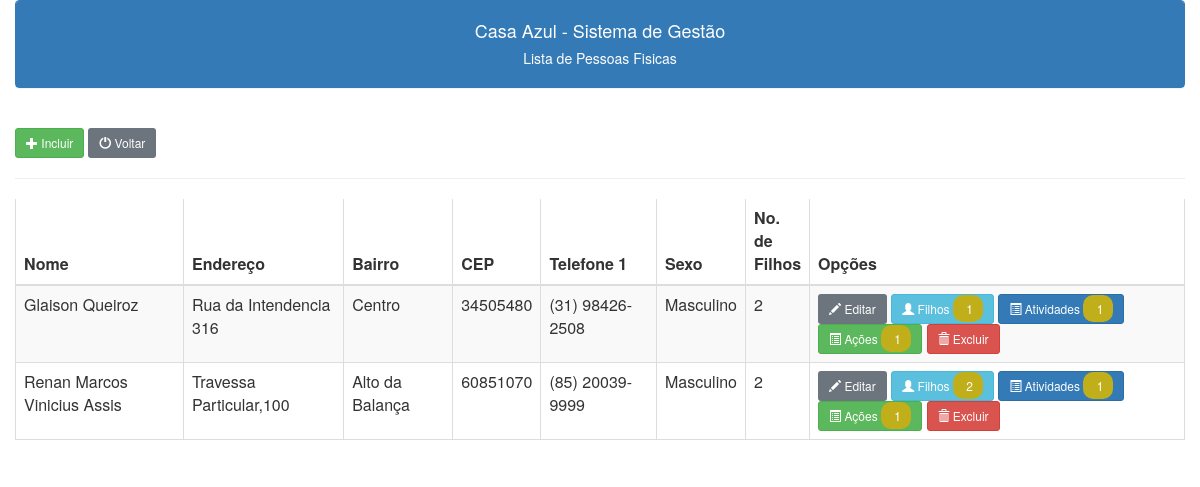
The app's page /pessoas/pessoas_lista.php with its own data.
### tables this page shows
CREATE TABLE IF NOT EXISTS `cadastro` (
  `id` int NOT NULL AUTO_INCREMENT,
  `nome` varchar(200) DEFAULT NULL,
  `datanasc` date DEFAULT NULL,
  `identidade` varchar(9) DEFAULT NULL,
  `cpf` varchar(11) DEFAULT NULL,
  `cep` varchar(12) DEFAULT NULL,
  `endereco` varchar(150) DEFAULT NULL,
  `bairro` varchar(120) DEFAULT NULL,
  `cidade` varchar(120) DEFAULT NULL,
  `nomepai` varchar(200) DEFAULT NULL,
  `nomemae` varchar(200) DEFAULT NULL,
  `fone1` varchar(20) DEFAULT NULL,
  `fone2` varchar(20) DEFAULT NULL,
  `fone3` varchar(20) DEFAULT NULL,
  `niss` varchar(11) DEFAULT NULL,
  `email` varchar(150) DEFAULT NULL,
  `data_cadastro` date DEFAULT NULL,
  `numerofilhos` int DEFAULT NULL,
  `sexo` char(1) DEFAULT NULL,
  `genero` char(1) DEFAULT NULL,
  `socio` char(1) DEFAULT NULL,
  `datasocio` date DEFAULT NULL,
  `observacao` blob,
  PRIMARY KEY (`id`)
);

### pessoas/pessoas_lista.php (the view, shortened to what this page needs)
<?php
include("../conexao.php");
include("../links.php");
$c_sql = "SELECT * FROM cadastro ORDER BY nome";
?>
<!DOCTYPE html>
<html lang="pt-BR">
<head>
</head>
<body>
    <div class="container-fluid">
        <div class="panel panel-primary class">
            <div class="panel-heading text-center">
                <h4>Casa Azul - Sistema de Gestão</h4>
                <h5>Lista de Pessoas Fisicas<h5>
            </div>
        </div>
        <br>
        <a class="btn btn-success btn-sm" href="/casaazul/pessoas/pessoas_novo.php"><span class="glyphicon glyphicon-plus"></span> Incluir</a>
        <a class="btn btn-secondary btn-sm" href="/casaazul/menu.php"><span class="glyphicon glyphicon-off"></span> Voltar</a>
        <hr>
        <div class="table-responsive">
            <table class="table table-bordered table-striped tabpessoas">
                <thead class="thead">
                    <tr>
                        <th>Nome</th>
                        <th>Endereço</th>
                        <th>Bairro</th>
                        <th>CEP</th>
                        <th>Telefone 1</th>
                        <th>Sexo</th>
                        <th style="width: 30px;">No. de Filhos</th>
                        <th>Opções</th>
                    </tr>
                </thead>
                <tbody>
                    <?php
                    $result = $conection->query($c_sql);
                    while ($c_linha = $result->fetch_assoc()) {
                        $c_sql_filhos = "SELECT COUNT(*) AS qtd_filhos FROM dependentes WHERE id_pessoa = $c_linha[id]";
                        $result_filhos = $conection->query($c_sql_filhos);
                        $row_filhos = $result_filhos->fetch_assoc();
                        $qtd_filhos = $row_filhos['qtd_filhos'];
                        $c_sql_atividades = "SELECT COUNT(*) AS qtd_atividades FROM participamentes_atividade WHERE id_participante = $c_linha[id]";
                        $result_atividades = $conection->query($c_sql_atividades);
                        $row_atividades = $result_atividades->fetch_assoc();
                        $qtd_atividades = $row_atividades['qtd_atividades'];
                        $c_sql_acoes = "SELECT COUNT(*) AS qtd_acoes FROM participantes_acoes WHERE id_participante = $c_linha[id]";
                        $result_acoes = $conection->query($c_sql_acoes);
                        $row_acoes = $result_acoes->fetch_assoc();
                        $qtd_acoes = $row_acoes['qtd_acoes'];
                        if ($c_linha['sexo']=='M')
                            $c_sexo = 'Masculino';
                        else
                            $c_sexo = 'Feminino';
                        echo "
                    <tr>
                        <td>$c_linha[nome]</td>
                        <td>$c_linha[endereco]</td>
                        <td>$c_linha[bairro]</td>
                        <td>$c_linha[cep]</td>
                        <td>$c_linha[fone1]</td>
                        <td>$c_sexo</td>
                        <td>$c_linha[numerofilhos]</td>
                        <td>
                    <a class='btn btn-secondary btn-sm' href='/casaazul/pessoas/pessoas_editar.php?id=$c_linha[id]'><span class='glyphicon glyphicon-pencil'></span> Editar</a>
                    <a class='btn btn-info btn-sm' href='/casaazul/pessoas/filhos_lista.php?id=$c_linha[id]'><span class='glyphicon glyphicon-user'></span> Filhos&nbsp<span style='background-color: #c0af1a; color: white; padding: 5px 10px; border-radius: 10px;'> $qtd_filhos</span></a>
                    <a class='btn btn-primary btn-sm' href='/casaazul/pessoas/pessoas_atividades.php?id=$c_linha[id]'><span class='glyphicon glyphicon-list-alt'></span> Atividades&nbsp<span style='background-color: #c0af1a; color: white; padding: 5px 10px; border-radius: 10px;'> $qtd_atividades</span></a>
                    <a class='btn btn-success btn-sm' href='/casaazul/pessoas/pessoas_acoes.php?id=$c_linha[id]'><span class='glyphicon glyphicon-list-alt'></span> Ações&nbsp<span style='background-color: #c0af1a; color: white; padding: 5px 10px; border-radius: 10px;'> $qtd_acoes</span></a>
                    <a class='btn btn-danger btn-sm' href='javascript:func()'onclick='confirmacao($c_linha[id])'><span class='glyphicon glyphicon-trash'></span> Excluir</a>
                    </td>
                    </tr>";
                    }
                    ?>
                </tbody>
            </table>
        </div>
    </div>
</body>
</html>

### records on screen
cadastro: nome "Glaison Queiroz", endereco "Rua da Intendencia 316", bairro "Centro", cep "34505480", fone1 "(31) 98426-2508", sexo "Masculino", numerofilhos "2", qtd_filhos "1", qtd_atividades "1", qtd_acoes "1"
cadastro: nome "Renan Marcos Vinicius Assis", endereco "Travessa Particular,100", bairro "Alto da Balança", cep "60851070", fone1 "(85) 20039-9999", sexo "Masculino", numerofilhos "2", qtd_filhos "2", qtd_atividades "1", qtd_acoes "1"
